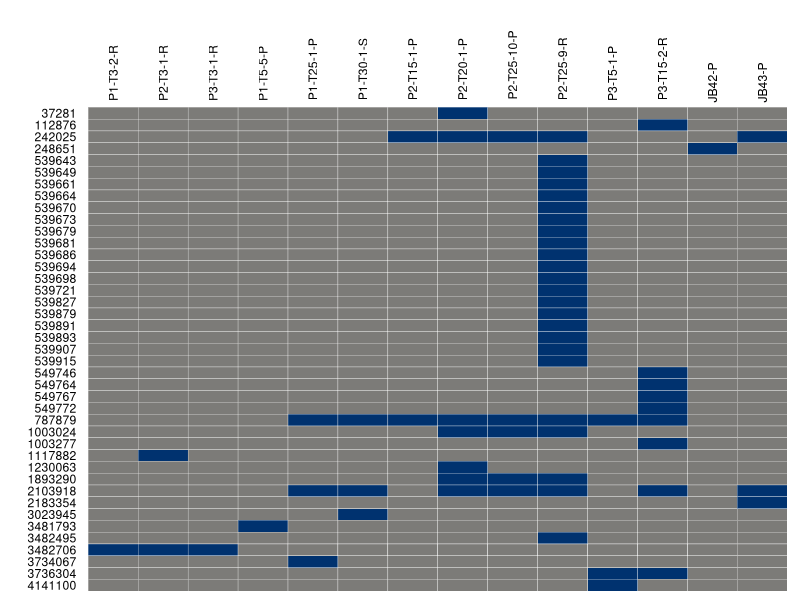
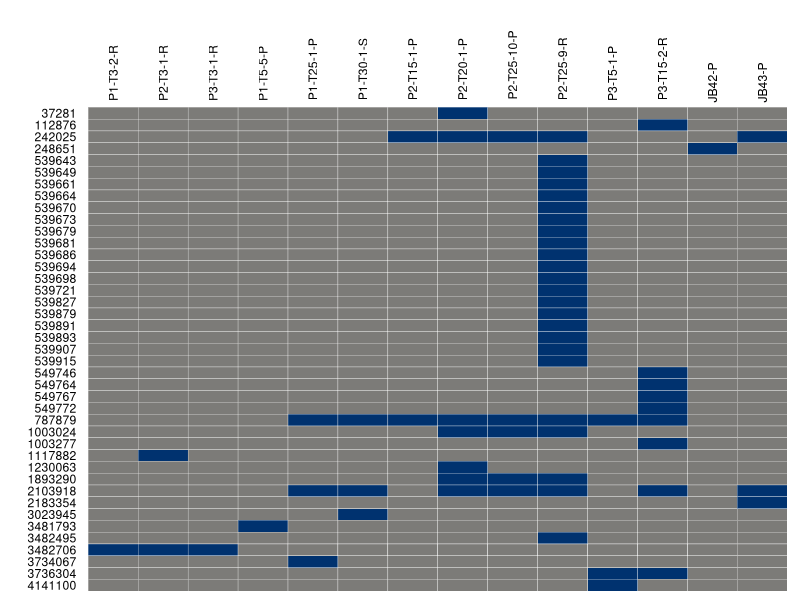

Write the R code that produced these figures, in order.

# This script uses consolidated mutation data in MutTab
#  to generate the matrix for figure S3
#  The data that was used to create MutTab.csv is available in the 'Sequencing' folder

# Please note that some formatting of the figure was done in post using Inkscape
#  The matrix figure generated here was spliced together with the table (also located in the repo)
#  Rows and strains were colored in post
#  Lastly, strain JB47 was added in post

library(reshape2)
library(dplyr)
library(tidyr)
library(ggplot2)
library(stringr)
library(viridis)
library(ggpubr)

# Import the data file and map which includes information about Environment
setwd("CoevolReplay_FastResistance/Manuscript/Github_repo/FigureS3")
rawdata <- read.csv(file = "MutTab.csv", check.names = FALSE) 
# Melt data and map together into long format. Then make sure all
# data types are factors, clean up names, and order them for plotting.
reshaped <- melt(rawdata, id=c("Position"), variable.name="Isolate", 
                 value.name="mut")
reshaped$mut <- as.factor(as.numeric(reshaped$mut))
reshaped$Isolate <- as.factor(reshaped$Isolate)
reshaped$Isolate
levels(as.factor(reshaped$Position))
order(reshaped$Position)

MutTable <- ggplot(reshaped, aes(x=Isolate, y=as.factor(Position))) +
  geom_tile(aes(fill = mut, color = 'poop'),
            show.legend = FALSE) +
  scale_fill_viridis(option = 'cividis', discrete=TRUE, begin = 0.5, end = 0.1) +
  scale_color_manual(values = 'white') +
  scale_x_discrete(position = 'top') +
  scale_y_discrete(limits = rev(levels(as.factor(reshaped$Position)))) +
  guides(fill = FALSE) + ylab("") + xlab("") +
  theme(panel.grid.major.y = element_blank()) +
  theme(panel.grid.major.x = element_blank()) +
  theme(panel.grid.minor.y = element_blank()) +
  theme(panel.grid.minor.x = element_blank()) +
  theme(panel.background = element_blank()) +
  theme(axis.ticks.x = element_blank(),
        axis.ticks.y = element_blank(),
        axis.text.x.top = element_text(color = 'black', angle=90, vjust = 0.5, hjust = -0.1),
        axis.text.y = element_text(color = 'black'))
print(MutTable)
ggsave(MutTable, filename = 'MutTable.pdf', height = 7, width = 4)
  



